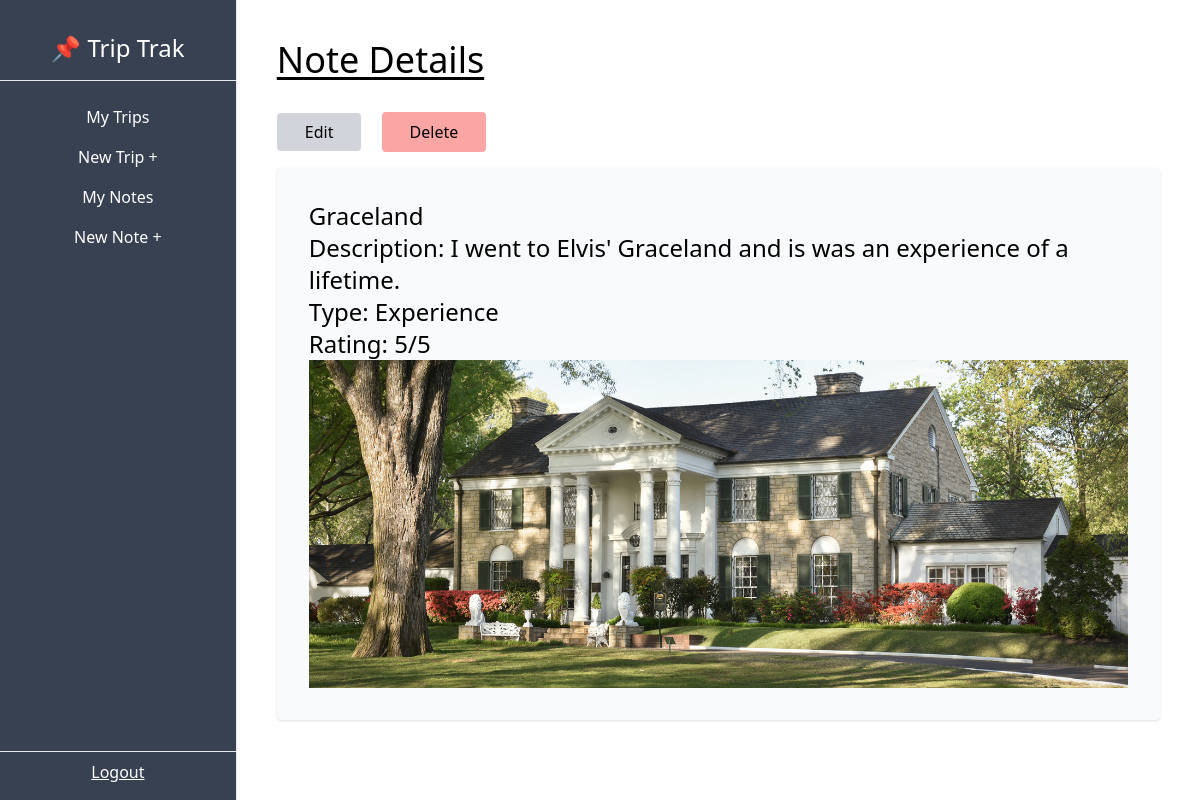
Page /dashboard/notes/3/ on the committed database.
### trip/models.py (models this page shows, shortened)
class Note(models.Model):
    EXCURSIONS = (
        ('event', 'Event'),
        ('dining', 'Dining'),
        ('experience', 'Experience'),
        ('general', 'General'),
    )
    trip = models.ForeignKey(Trip, on_delete=models.CASCADE, related_name='notes') # om en trip raderas så raderas alla notes som är associerat med den.
    name = models.CharField(max_length=100)
    description = models.TextField()
    type = models.CharField(max_length=100, choices=EXCURSIONS)
    img = models.ImageField(upload_to='notes', blank=True, null=True) #blank and null means that uploading an image is not required.
    rating = models.PositiveSmallIntegerField(default=1, validators=[MaxValueValidator(5)]) # The validator is saying and doing so that you cannot put in a rating higher than 5.

### trip/views.py (the view)
class NoteDetailView(DetailView):
    model = Note

### trip/templates/trip/note_detail.html (shortened to what this page needs)
{% extends 'trip/base.html' %}
{% block content %}
<h1 class="text-4xl underline underline-offset-4 mb-8">Note Details</h1>
    <a class="px-7 py-2 bg-gray-300 rounded md:mr-4 hover:bg-gray-200" href="{% url 'note-update' note.pk %}">Edit</a>
    <form class="inline" action="{% url 'note-delete' note.pk %}" method="POST">
        <input type="submit" class="px-7 py-2 bg-red-300 rounded hover:bg-red-200 hover:cursor-pointer" value="Delete" />
    </form>
    <div class="bg-gray-50 p-8 rounded shadow my-4">
        <p class="text-2xl">{{ note.name }}</p>
        <p class="text-2xl">Description: {{ note.description }}</p>
        <p class="text-2xl">Type: {{ note.type|title }}</p>
        <p class="text-2xl">Rating: {{ note.rating }}/5</p>
        <img src="{{note.img.url}}" alt="{{note.name}}">
    </div>
{% endblock content %}

### rows in the picture
Note: name "Graceland", description "I went to Elvis' Graceland and is was an experience of a lifetime.", type "Experience", rating "5", img (picture)
